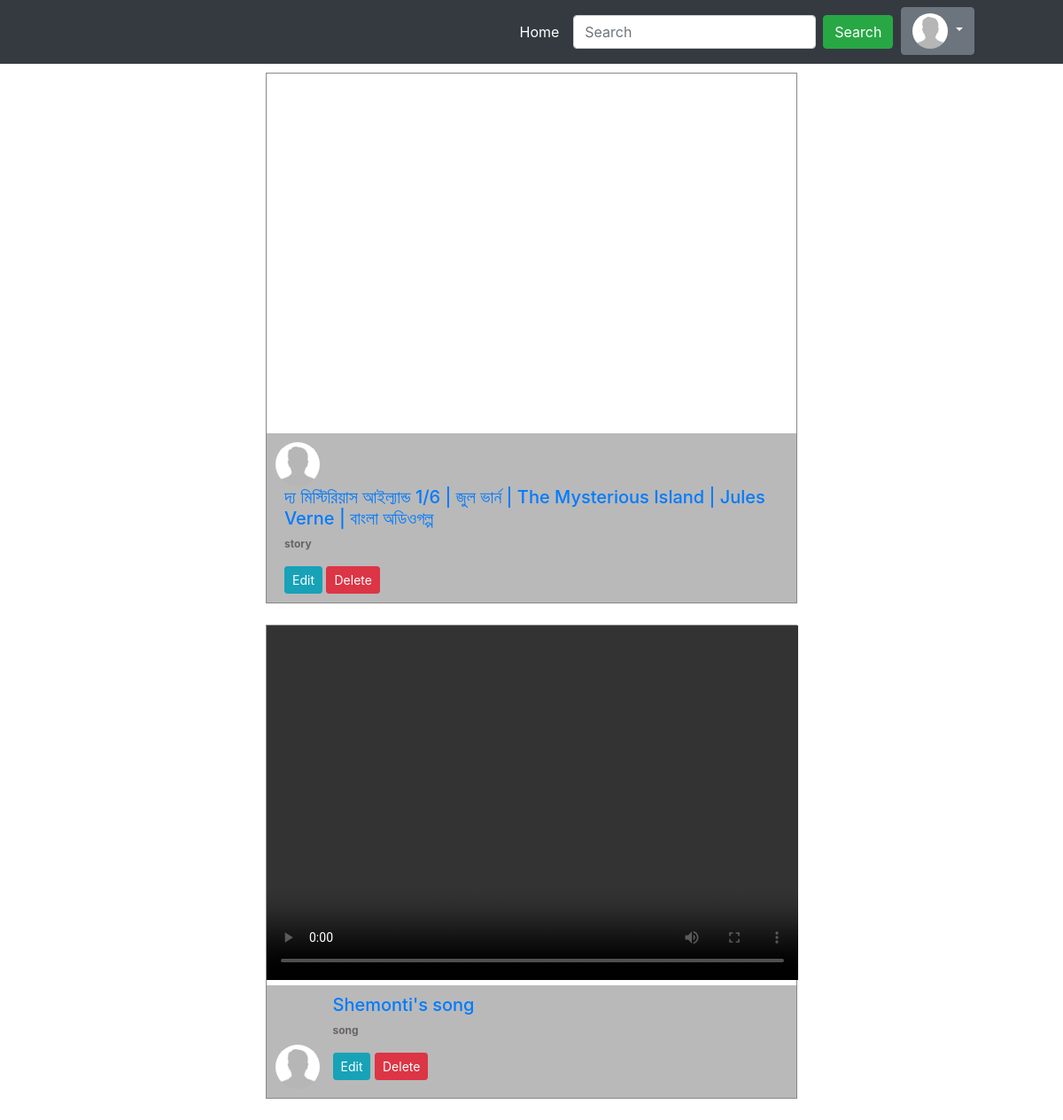
/posts/user_video/ (signed in), run on the app's committed database.
### App_Posts/models.py (models this page shows)
class Post(models.Model):
    author=models.ForeignKey(User,on_delete=models.CASCADE,related_name='post')
    video = models.FileField(upload_to='video',null=True,blank=True,validators=[FileExtensionValidator(allowed_extensions=['MOV','avi','mp4','webm','mkv'])])
    website=models.URLField(blank=True)
    caption=models.CharField(max_length=264)
    upload_date=models.DateTimeField(auto_now_add=True)
    update_to=models.DateTimeField(auto_now=True)
    catagory=models.CharField(max_length=100)
    description=models.TextField(null=True)
    class Meta:
        ordering=['-update_to']

### App_Posts/views.py (the view)
# urls.py: path('user_video/',views.user_video,name='user_video'),
@login_required
def user_video(request):
    posts=Post.objects.filter(author=request.user)
    return render(request,'App_Posts/user_video.html',context={'posts':posts})

### templates/App_Posts/user_video.html (shortened to what this page needs)
{% extends 'navbar.html' %}
{% load static %}
{% load crispy_forms_tags %}
{% block body_block %}
<div >
{% if posts %}
{% for post in posts %}
  <div style="width: 600px; margin: 0 auto;border: 1px solid #888888;" >
    {% if post.video %}
    <video width="600" height="400" controls>
      <source src="/media/{{post.video}}" type="video/mp4">
      <source src="/media/{{post.video}}" type="video/ogg">
      <source src="/media/{{post.video}}" type="video/webm">
    </video>
    {% else %}
    <iframe src="{{post.website}}" width="600" height="400" frameborder="0"></iframe>
    {% endif %}
      <div  style="background-color: rgb(185, 185, 185);padding: 10px;">
        <div style="display: inline-block;" >
          {% if post.author.user_profile.profile_pic %}
          <a  href="{% url 'app_login:profile_other' username=post.author %}">
              <img src="/media/{{post.author.user_profile.profile_pic}}" alt="" width="50px" height="50px" class="rounded-circle">
              </a>
      {% else %}
        <a  href="{% url 'app_login:profile_other' username=post.author %}">
            <img src="/media/profile_pics/avatar-male.jpg" alt="" width="50px" height="50px" class="rounded-circle">
        </a>
      {% endif %}
        </div>
        <div style="display: inline-block; padding-left: 10px;">
          <a href="{% url 'app_post:details' pk=post.pk %}"> <h5>{{post.caption}}</h5> </a>
          <p style="font-size: 12px;font-weight: 700; color: rgb(105, 100, 100);">{{post.catagory}} </p>
          <a href="{% url 'app_post:edit_post' pk=post.pk %}" class="btn btn-info btn-sm">Edit</a> <a href="{% url 'app_post:delete_video' pk=post.pk %}" class="btn btn-danger btn-sm">Delete</a>
        </div>
      </div>
    </div>
  <br>
{% endfor %}
{% else %}
<h4 style="text-align: center;">No video is posted. <a href="{% url 'app_post:upload' %}">Upload video</a> </h4>
{% endif %}
</div>
{% endblock %}

### data on the page
Post: caption "দ্য মিস্টিরিয়াস আইল্যান্ড 1/6 | জুল ভার্ন | The Mysterious Island | Jules Verne | বাংলা অডিওগল্প", catagory "story"
Post: caption "Shemonti's song", catagory "song"
